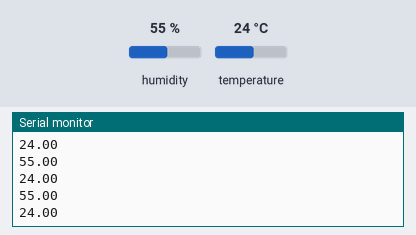
The sketch below on a simulated Arduino Uno, built with avr-gcc and run on an emulated ATmega328P. Parts: the last lines printed to the serial monitor. The inputs (shaded band) are chosen by the test bench; at power-on: humidity 55 %, temperature 24 °C.

Above: at 1.2 s.
1.3 s: humidity set to 22 %
At 2.4 s:
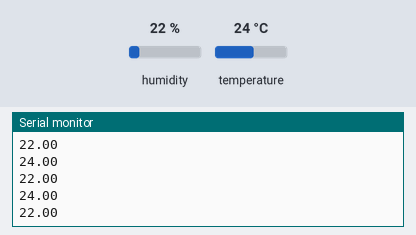
2.8 s: temperature set to 12 °C
At 3.8 s:
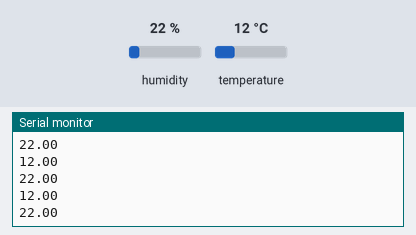
4.3 s: humidity set to 40 %
At 5.2 s:
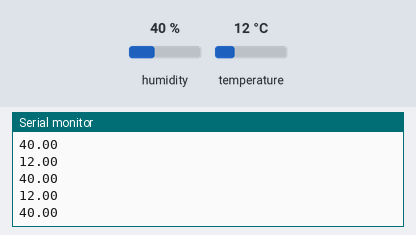
Timing chart, 0 to 7.3 s (numbered marks = the images above; inputs shaded):
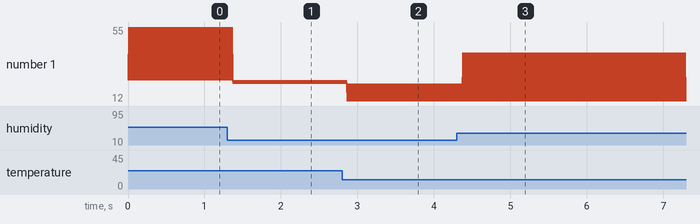

Measured:
- after the input at 1.3 s, the serial monitor: prints a new line after 0.08 s (image 1)
- after the input at 2.8 s, the serial monitor: prints a new line after 0.07 s (image 2)
- after the input at 4.3 s, the serial monitor: prints a new line after 0.08 s (image 3)
- plotted number 1: 24 → 12 after the input at 2.8 s

The sketch:

Prova_DHT22.ino
```cpp
#include <Adafruit_Sensor.h>
#include <DHT.h>
#include <DHT_U.h>

#define DHTPIN 4

#define DHTTYPE    DHT22

DHT_Unified dht(DHTPIN, DHTTYPE);

void setup() {
  Serial.begin(9600);
  dht.begin();
  // put your setup code here, to run once:

}

void loop() {
  // put your main code here, to run repeatedly:
  sensors_event_t event;
  dht.temperature().getEvent(&event);
    Serial.println(event.temperature);

    dht.humidity().getEvent(&event);
    Serial.println(event.relative_humidity);
}
```
